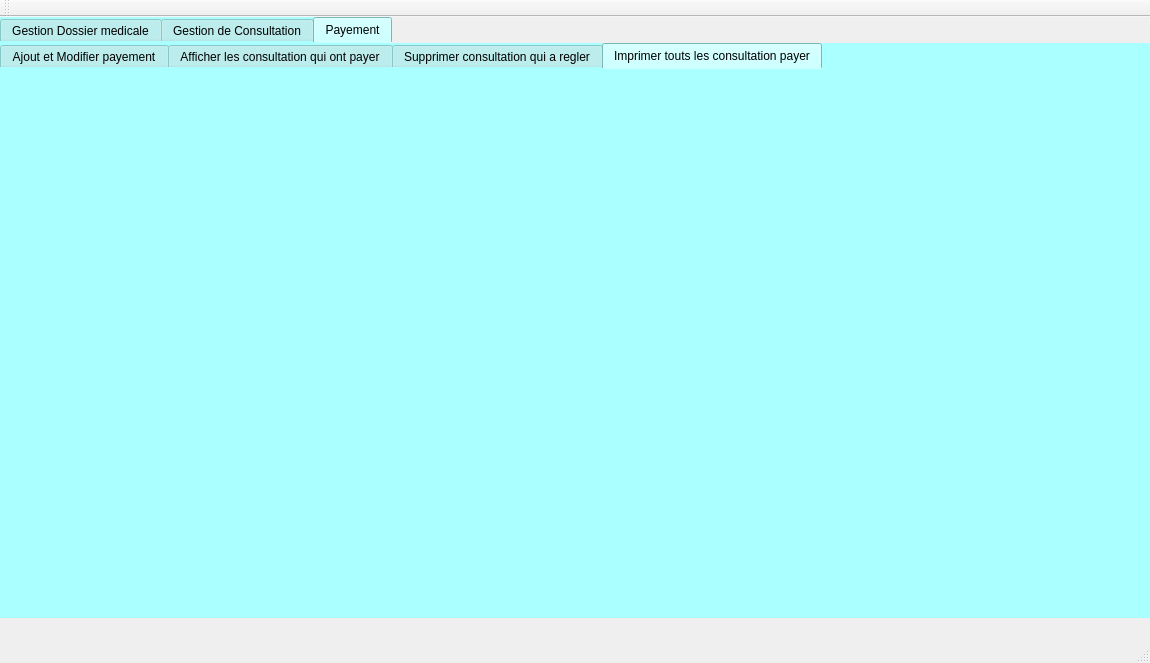
<?xml version="1.0" encoding="UTF-8"?>
<ui version="4.0">
 <class>MainWindow</class>
 <widget class="QMainWindow" name="MainWindow">
  <property name="geometry">
   <rect>
    <x>0</x>
    <y>0</y>
    <width>1150</width>
    <height>663</height>
   </rect>
  </property>
  <property name="windowTitle">
   <string>Dossier medicale</string>
  </property>
  <widget class="QWidget" name="centralWidget">
   <widget class="QTabWidget" name="tabWidget_2">
    <property name="geometry">
     <rect>
      <x>0</x>
      <y>0</y>
      <width>1281</width>
      <height>601</height>
     </rect>
    </property>
    <property name="styleSheet">
     <string notr="true">background-color: rgb(170, 255, 255);
border-bottom-color: rgb(11, 11, 11);
font: 9pt &quot;PT Bold Stars&quot;;</string>
    </property>
    <property name="currentIndex">
     <number>2</number>
    </property>
    <widget class="QWidget" name="tab_6">
     <attribute name="title">
      <string>Gestion Dossier medicale</string>
     </attribute>
     <widget class="QTabWidget" name="tabWidget">
      <property name="geometry">
       <rect>
        <x>0</x>
        <y>0</y>
        <width>1211</width>
        <height>661</height>
       </rect>
      </property>
      <property name="styleSheet">
       <string notr="true">background-color: rgb(170, 255, 255);</string>
      </property>
      <property name="currentIndex">
       <number>2</number>
      </property>
      <widget class="QWidget" name="tab">
       <attribute name="title">
        <string>Ajouter un Dossier Medicale</string>
       </attribute>
       <widget class="QGroupBox" name="groupBox_2">
        <property name="geometry">
         <rect>
          <x>80</x>
          <y>10</y>
          <width>921</width>
          <height>471</height>
         </rect>
        </property>
        <property name="title">
         <string>Ajout</string>
        </property>
        <widget class="QPushButton" name="anuuler_ajout">
         <property name="geometry">
          <rect>
           <x>350</x>
           <y>420</y>
           <width>93</width>
           <height>28</height>
          </rect>
         </property>
         <property name="text">
          <string>Annuler</string>
         </property>
        </widget>
        <widget class="QPushButton" name="pb_ajouter">
         <property name="geometry">
          <rect>
           <x>110</x>
           <y>420</y>
           <width>93</width>
           <height>28</height>
          </rect>
         </property>
         <property name="text">
          <string>Ajouter</string>
         </property>
        </widget>
        <widget class="QLabel" name="label_3">
         <property name="geometry">
          <rect>
           <x>20</x>
           <y>290</y>
           <width>81</width>
           <height>16</height>
          </rect>
         </property>
         <property name="text">
          <string>ID Patient</string>
         </property>
        </widget>
        <widget class="QDateEdit" name="le_date_ajout">
         <property name="geometry">
          <rect>
           <x>150</x>
           <y>190</y>
           <width>121</width>
           <height>22</height>
          </rect>
         </property>
        </widget>
        <widget class="QLabel" name="label_2">
         <property name="geometry">
          <rect>
           <x>10</x>
           <y>190</y>
           <width>111</width>
           <height>16</height>
          </rect>
         </property>
         <property name="text">
          <string>Date de creation</string>
         </property>
        </widget>
        <widget class="QLabel" name="label">
         <property name="geometry">
          <rect>
           <x>20</x>
           <y>80</y>
           <width>101</width>
           <height>16</height>
          </rect>
         </property>
         <property name="text">
          <string>Num dossier</string>
         </property>
        </widget>
        <widget class="QLineEdit" name="le_num">
         <property name="geometry">
          <rect>
           <x>140</x>
           <y>80</y>
           <width>151</width>
           <height>22</height>
          </rect>
         </property>
        </widget>
        <widget class="QComboBox" name="comboBox1">
         <property name="geometry">
          <rect>
           <x>130</x>
           <y>290</y>
           <width>131</width>
           <height>22</height>
          </rect>
         </property>
        </widget>
        <widget class="QPushButton" name="refrech_aj">
         <property name="geometry">
          <rect>
           <x>270</x>
           <y>290</y>
           <width>20</width>
           <height>20</height>
          </rect>
         </property>
         <property name="text">
          <string/>
         </property>
        </widget>
       </widget>
      </widget>
      <widget class="QWidget" name="tab_2">
       <attribute name="title">
        <string>Afficher les Dossier Medicales</string>
       </attribute>
       <widget class="QTableView" name="tabdossier">
        <property name="geometry">
         <rect>
          <x>10</x>
          <y>130</y>
          <width>881</width>
          <height>381</height>
         </rect>
        </property>
       </widget>
       <widget class="QLineEdit" name="lineEdit">
        <property name="geometry">
         <rect>
          <x>130</x>
          <y>50</y>
          <width>131</width>
          <height>22</height>
         </rect>
        </property>
       </widget>
       <widget class="QLabel" name="label_8">
        <property name="geometry">
         <rect>
          <x>10</x>
          <y>50</y>
          <width>101</width>
          <height>20</height>
         </rect>
        </property>
        <property name="text">
         <string>ID_Patient</string>
        </property>
       </widget>
       <widget class="QPushButton" name="rech_doc">
        <property name="geometry">
         <rect>
          <x>450</x>
          <y>20</y>
          <width>131</width>
          <height>28</height>
         </rect>
        </property>
        <property name="text">
         <string>RECHERCHE</string>
        </property>
       </widget>
       <widget class="QPushButton" name="trie_doc">
        <property name="geometry">
         <rect>
          <x>450</x>
          <y>70</y>
          <width>131</width>
          <height>28</height>
         </rect>
        </property>
        <property name="text">
         <string>TRIEE PAR NUM</string>
        </property>
       </widget>
      </widget>
      <widget class="QWidget" name="tab_3">
       <attribute name="title">
        <string>Supprimer un Dossier Medicale</string>
       </attribute>
       <widget class="QGroupBox" name="groupBox">
        <property name="geometry">
         <rect>
          <x>200</x>
          <y>70</y>
          <width>551</width>
          <height>251</height>
         </rect>
        </property>
        <property name="title">
         <string>Suppression</string>
        </property>
        <widget class="QLabel" name="label_4">
         <property name="geometry">
          <rect>
           <x>200</x>
           <y>60</y>
           <width>131</width>
           <height>16</height>
          </rect>
         </property>
         <property name="text">
          <string>Numero de dossier </string>
         </property>
        </widget>
        <widget class="QPushButton" name="pushButton_2">
         <property name="geometry">
          <rect>
           <x>220</x>
           <y>180</y>
           <width>93</width>
           <height>28</height>
          </rect>
         </property>
         <property name="text">
          <string>Supprimer</string>
         </property>
        </widget>
        <widget class="QComboBox" name="com">
         <property name="geometry">
          <rect>
           <x>200</x>
           <y>120</y>
           <width>121</width>
           <height>22</height>
          </rect>
         </property>
        </widget>
        <widget class="QPushButton" name="pushButton">
         <property name="geometry">
          <rect>
           <x>330</x>
           <y>120</y>
           <width>21</width>
           <height>21</height>
          </rect>
         </property>
         <property name="text">
          <string/>
         </property>
        </widget>
       </widget>
      </widget>
      <widget class="QWidget" name="tab_4">
       <attribute name="title">
        <string>Modifier un Dossier medicale</string>
       </attribute>
       <widget class="QGroupBox" name="groupBox_3">
        <property name="geometry">
         <rect>
          <x>100</x>
          <y>40</y>
          <width>801</width>
          <height>471</height>
         </rect>
        </property>
        <property name="title">
         <string>Modification</string>
        </property>
        <widget class="QPushButton" name="annuler_modif">
         <property name="geometry">
          <rect>
           <x>380</x>
           <y>400</y>
           <width>93</width>
           <height>28</height>
          </rect>
         </property>
         <property name="text">
          <string>Annuler</string>
         </property>
        </widget>
        <widget class="QPushButton" name="pushButton_3">
         <property name="geometry">
          <rect>
           <x>170</x>
           <y>400</y>
           <width>93</width>
           <height>28</height>
          </rect>
         </property>
         <property name="text">
          <string>Modifier</string>
         </property>
        </widget>
        <widget class="QLabel" name="label_7">
         <property name="geometry">
          <rect>
           <x>10</x>
           <y>280</y>
           <width>81</width>
           <height>16</height>
          </rect>
         </property>
         <property name="text">
          <string>ID Patient</string>
         </property>
        </widget>
        <widget class="QLabel" name="label_6">
         <property name="geometry">
          <rect>
           <x>0</x>
           <y>180</y>
           <width>111</width>
           <height>16</height>
          </rect>
         </property>
         <property name="text">
          <string>date de creation</string>
         </property>
        </widget>
        <widget class="QDateEdit" name="le_date_modif">
         <property name="geometry">
          <rect>
           <x>130</x>
           <y>180</y>
           <width>110</width>
           <height>22</height>
          </rect>
         </property>
        </widget>
        <widget class="QLineEdit" name="le_num_modif">
         <property name="geometry">
          <rect>
           <x>130</x>
           <y>70</y>
           <width>113</width>
           <height>22</height>
          </rect>
         </property>
        </widget>
        <widget class="QLabel" name="label_5">
         <property name="geometry">
          <rect>
           <x>10</x>
           <y>70</y>
           <width>111</width>
           <height>16</height>
          </rect>
         </property>
         <property name="text">
          <string>Num dossier</string>
         </property>
        </widget>
        <widget class="QComboBox" name="comboBox3">
         <property name="geometry">
          <rect>
           <x>110</x>
           <y>280</y>
           <width>91</width>
           <height>22</height>
          </rect>
         </property>
        </widget>
        <widget class="QPushButton" name="refrech_mod">
         <property name="geometry">
          <rect>
           <x>210</x>
           <y>280</y>
           <width>21</width>
           <height>20</height>
          </rect>
         </property>
         <property name="text">
          <string/>
         </property>
        </widget>
       </widget>
      </widget>
      <widget class="QWidget" name="tab_5">
       <attribute name="title">
        <string>Imprimer dossier medicale</string>
       </attribute>
       <widget class="QPushButton" name="Impdos">
        <property name="geometry">
         <rect>
          <x>920</x>
          <y>50</y>
          <width>121</width>
          <height>28</height>
         </rect>
        </property>
        <property name="text">
         <string>Imprimer</string>
        </property>
       </widget>
       <widget class="QTextEdit" name="imprimer">
        <property name="geometry">
         <rect>
          <x>130</x>
          <y>50</y>
          <width>781</width>
          <height>451</height>
         </rect>
        </property>
       </widget>
      </widget>
     </widget>
    </widget>
    <widget class="QWidget" name="tab_7">
     <attribute name="title">
      <string>Gestion de Consultation</string>
     </attribute>
     <widget class="QTabWidget" name="tabWidget_3">
      <property name="geometry">
       <rect>
        <x>0</x>
        <y>0</y>
        <width>1211</width>
        <height>661</height>
       </rect>
      </property>
      <property name="styleSheet">
       <string notr="true">background-color: rgb(170, 255, 255);
</string>
      </property>
      <property name="currentIndex">
       <number>3</number>
      </property>
      <widget class="QWidget" name="tab_8">
       <attribute name="title">
        <string>Ajouter ou Modifier consultation</string>
       </attribute>
       <widget class="QGroupBox" name="groupBox_4">
        <property name="geometry">
         <rect>
          <x>10</x>
          <y>20</y>
          <width>571</width>
          <height>80</height>
         </rect>
        </property>
        <property name="title">
         <string>Détail Dossier</string>
        </property>
        <widget class="QLabel" name="label_9">
         <property name="geometry">
          <rect>
           <x>10</x>
           <y>40</y>
           <width>56</width>
           <height>16</height>
          </rect>
         </property>
         <property name="text">
          <string/>
         </property>
        </widget>
        <widget class="QLabel" name="label_10">
         <property name="geometry">
          <rect>
           <x>10</x>
           <y>40</y>
           <width>91</width>
           <height>16</height>
          </rect>
         </property>
         <property name="text">
          <string>Num Dossier</string>
         </property>
        </widget>
        <widget class="QLabel" name="label_11">
         <property name="geometry">
          <rect>
           <x>270</x>
           <y>40</y>
           <width>101</width>
           <height>16</height>
          </rect>
         </property>
         <property name="text">
          <string>N°intervention</string>
         </property>
        </widget>
        <widget class="QLineEdit" name="nintervaj">
         <property name="geometry">
          <rect>
           <x>370</x>
           <y>40</y>
           <width>113</width>
           <height>22</height>
          </rect>
         </property>
        </widget>
        <widget class="QPushButton" name="pushButton_4">
         <property name="geometry">
          <rect>
           <x>220</x>
           <y>40</y>
           <width>20</width>
           <height>21</height>
          </rect>
         </property>
         <property name="text">
          <string/>
         </property>
        </widget>
        <widget class="QComboBox" name="combondc">
         <property name="geometry">
          <rect>
           <x>110</x>
           <y>40</y>
           <width>101</width>
           <height>22</height>
          </rect>
         </property>
        </widget>
       </widget>
       <widget class="QGroupBox" name="groupBox_7">
        <property name="geometry">
         <rect>
          <x>10</x>
          <y>110</y>
          <width>571</width>
          <height>91</height>
         </rect>
        </property>
        <property name="title">
         <string>Proprieté</string>
        </property>
        <widget class="QLabel" name="label_17">
         <property name="geometry">
          <rect>
           <x>0</x>
           <y>40</y>
           <width>81</width>
           <height>16</height>
          </rect>
         </property>
         <property name="text">
          <string>Date inter</string>
         </property>
        </widget>
        <widget class="QLabel" name="label_18">
         <property name="geometry">
          <rect>
           <x>210</x>
           <y>40</y>
           <width>81</width>
           <height>20</height>
          </rect>
         </property>
         <property name="text">
          <string>Problemme</string>
         </property>
        </widget>
        <widget class="QDateEdit" name="dinteraj">
         <property name="geometry">
          <rect>
           <x>80</x>
           <y>40</y>
           <width>110</width>
           <height>22</height>
          </rect>
         </property>
        </widget>
        <widget class="QLineEdit" name="probaj">
         <property name="geometry">
          <rect>
           <x>290</x>
           <y>40</y>
           <width>271</width>
           <height>22</height>
          </rect>
         </property>
        </widget>
       </widget>
       <widget class="QGroupBox" name="groupBox_8">
        <property name="geometry">
         <rect>
          <x>10</x>
          <y>210</y>
          <width>571</width>
          <height>141</height>
         </rect>
        </property>
        <property name="title">
         <string>Suivi</string>
        </property>
        <widget class="QLabel" name="label_19">
         <property name="geometry">
          <rect>
           <x>10</x>
           <y>40</y>
           <width>56</width>
           <height>16</height>
          </rect>
         </property>
         <property name="text">
          <string>Tension</string>
         </property>
        </widget>
        <widget class="QLabel" name="label_20">
         <property name="geometry">
          <rect>
           <x>10</x>
           <y>100</y>
           <width>71</width>
           <height>16</height>
          </rect>
         </property>
         <property name="text">
          <string>Glycémie</string>
         </property>
        </widget>
        <widget class="QLabel" name="label_21">
         <property name="geometry">
          <rect>
           <x>280</x>
           <y>40</y>
           <width>56</width>
           <height>16</height>
          </rect>
         </property>
         <property name="text">
          <string>Poids</string>
         </property>
        </widget>
        <widget class="QLabel" name="label_22">
         <property name="geometry">
          <rect>
           <x>280</x>
           <y>100</y>
           <width>56</width>
           <height>16</height>
          </rect>
         </property>
         <property name="text">
          <string>Taille</string>
         </property>
        </widget>
        <widget class="QLineEdit" name="tnaj">
         <property name="geometry">
          <rect>
           <x>100</x>
           <y>40</y>
           <width>51</width>
           <height>22</height>
          </rect>
         </property>
        </widget>
        <widget class="QLineEdit" name="glaj">
         <property name="geometry">
          <rect>
           <x>90</x>
           <y>100</y>
           <width>51</width>
           <height>22</height>
          </rect>
         </property>
        </widget>
        <widget class="QLineEdit" name="pdaj">
         <property name="geometry">
          <rect>
           <x>360</x>
           <y>40</y>
           <width>51</width>
           <height>22</height>
          </rect>
         </property>
        </widget>
        <widget class="QLineEdit" name="tlaj">
         <property name="geometry">
          <rect>
           <x>360</x>
           <y>100</y>
           <width>51</width>
           <height>22</height>
          </rect>
         </property>
        </widget>
       </widget>
       <widget class="QGroupBox" name="groupBox_9">
        <property name="geometry">
         <rect>
          <x>590</x>
          <y>20</y>
          <width>471</width>
          <height>171</height>
         </rect>
        </property>
        <property name="title">
         <string>Ordonnance</string>
        </property>
        <widget class="QLineEdit" name="ordaj">
         <property name="geometry">
          <rect>
           <x>2</x>
           <y>40</y>
           <width>461</width>
           <height>121</height>
          </rect>
         </property>
        </widget>
       </widget>
       <widget class="QPushButton" name="ajouterconsu">
        <property name="geometry">
         <rect>
          <x>140</x>
          <y>390</y>
          <width>93</width>
          <height>28</height>
         </rect>
        </property>
        <property name="text">
         <string>Ajouter</string>
        </property>
       </widget>
       <widget class="QPushButton" name="Quitterc">
        <property name="geometry">
         <rect>
          <x>540</x>
          <y>390</y>
          <width>93</width>
          <height>28</height>
         </rect>
        </property>
        <property name="text">
         <string>Quitter</string>
        </property>
       </widget>
       <widget class="QPushButton" name="modif">
        <property name="geometry">
         <rect>
          <x>320</x>
          <y>390</y>
          <width>93</width>
          <height>28</height>
         </rect>
        </property>
        <property name="text">
         <string>Modifier</string>
        </property>
       </widget>
      </widget>
      <widget class="QWidget" name="tab_9">
       <attribute name="title">
        <string>Afficher les Consultations</string>
       </attribute>
       <widget class="QTableView" name="tabconsu">
        <property name="geometry">
         <rect>
          <x>20</x>
          <y>130</y>
          <width>981</width>
          <height>381</height>
         </rect>
        </property>
       </widget>
       <widget class="QLineEdit" name="intervcherch">
        <property name="geometry">
         <rect>
          <x>150</x>
          <y>50</y>
          <width>131</width>
          <height>22</height>
         </rect>
        </property>
       </widget>
       <widget class="QLabel" name="label_12">
        <property name="geometry">
         <rect>
          <x>10</x>
          <y>50</y>
          <width>121</width>
          <height>20</height>
         </rect>
        </property>
        <property name="text">
         <string>N°intervention</string>
        </property>
       </widget>
       <widget class="QPushButton" name="rechc">
        <property name="geometry">
         <rect>
          <x>450</x>
          <y>20</y>
          <width>131</width>
          <height>28</height>
         </rect>
        </property>
        <property name="text">
         <string>RECHERCHE</string>
        </property>
       </widget>
       <widget class="QPushButton" name="triec">
        <property name="geometry">
         <rect>
          <x>450</x>
          <y>70</y>
          <width>131</width>
          <height>28</height>
         </rect>
        </property>
        <property name="text">
         <string>TRIEE PAR NUM</string>
        </property>
       </widget>
      </widget>
      <widget class="QWidget" name="tab_10">
       <attribute name="title">
        <string>Supprimer  les Consultations</string>
       </attribute>
       <widget class="QGroupBox" name="groupBox_5">
        <property name="geometry">
         <rect>
          <x>200</x>
          <y>100</y>
          <width>591</width>
          <height>261</height>
         </rect>
        </property>
        <property name="title">
         <string>Suppression</string>
        </property>
        <widget class="QLabel" name="label_13">
         <property name="geometry">
          <rect>
           <x>190</x>
           <y>50</y>
           <width>161</width>
           <height>16</height>
          </rect>
         </property>
         <property name="text">
          <string>Numero d intervention</string>
         </property>
        </widget>
        <widget class="QPushButton" name="supc">
         <property name="geometry">
          <rect>
           <x>220</x>
           <y>180</y>
           <width>93</width>
           <height>28</height>
          </rect>
         </property>
         <property name="text">
          <string>Supprimer</string>
         </property>
        </widget>
        <widget class="QComboBox" name="combnic">
         <property name="geometry">
          <rect>
           <x>190</x>
           <y>110</y>
           <width>131</width>
           <height>22</height>
          </rect>
         </property>
        </widget>
        <widget class="QPushButton" name="pushButton_5">
         <property name="geometry">
          <rect>
           <x>330</x>
           <y>110</y>
           <width>20</width>
           <height>20</height>
          </rect>
         </property>
         <property name="text">
          <string/>
         </property>
        </widget>
       </widget>
      </widget>
      <widget class="QWidget" name="tab_12">
       <attribute name="title">
        <string>Imprimer  les Consultations</string>
       </attribute>
       <widget class="QTextEdit" name="impc">
        <property name="geometry">
         <rect>
          <x>60</x>
          <y>20</y>
          <width>921</width>
          <height>491</height>
         </rect>
        </property>
       </widget>
       <widget class="QPushButton" name="Impdos_2">
        <property name="geometry">
         <rect>
          <x>1000</x>
          <y>50</y>
          <width>121</width>
          <height>28</height>
         </rect>
        </property>
        <property name="text">
         <string>Imprimer</string>
        </property>
       </widget>
      </widget>
     </widget>
    </widget>
    <widget class="QWidget" name="tab_11">
     <attribute name="title">
      <string>Payement</string>
     </attribute>
     <widget class="QTabWidget" name="tabWidget_4">
      <property name="geometry">
       <rect>
        <x>0</x>
        <y>0</y>
        <width>1061</width>
        <height>521</height>
       </rect>
      </property>
      <property name="currentIndex">
       <number>3</number>
      </property>
      <widget class="QWidget" name="tab_13">
       <attribute name="title">
        <string>Ajout et Modifier payement</string>
       </attribute>
      </widget>
      <widget class="QWidget" name="tab_14">
       <attribute name="title">
        <string>Afficher les consultation qui ont payer</string>
       </attribute>
      </widget>
      <widget class="QWidget" name="tab_15">
       <attribute name="title">
        <string>Supprimer consultation qui a regler</string>
       </attribute>
      </widget>
      <widget class="QWidget" name="tab_16">
       <attribute name="title">
        <string>Imprimer touts les consultation payer</string>
       </attribute>
      </widget>
     </widget>
    </widget>
   </widget>
  </widget>
  <widget class="QMenuBar" name="menuBar">
   <property name="geometry">
    <rect>
     <x>0</x>
     <y>0</y>
     <width>1150</width>
     <height>26</height>
    </rect>
   </property>
  </widget>
  <widget class="QToolBar" name="mainToolBar">
   <attribute name="toolBarArea">
    <enum>TopToolBarArea</enum>
   </attribute>
   <attribute name="toolBarBreak">
    <bool>false</bool>
   </attribute>
  </widget>
  <widget class="QStatusBar" name="statusBar"/>
 </widget>
 <layoutdefault spacing="6" margin="11"/>
 <resources/>
 <connections/>
</ui>
